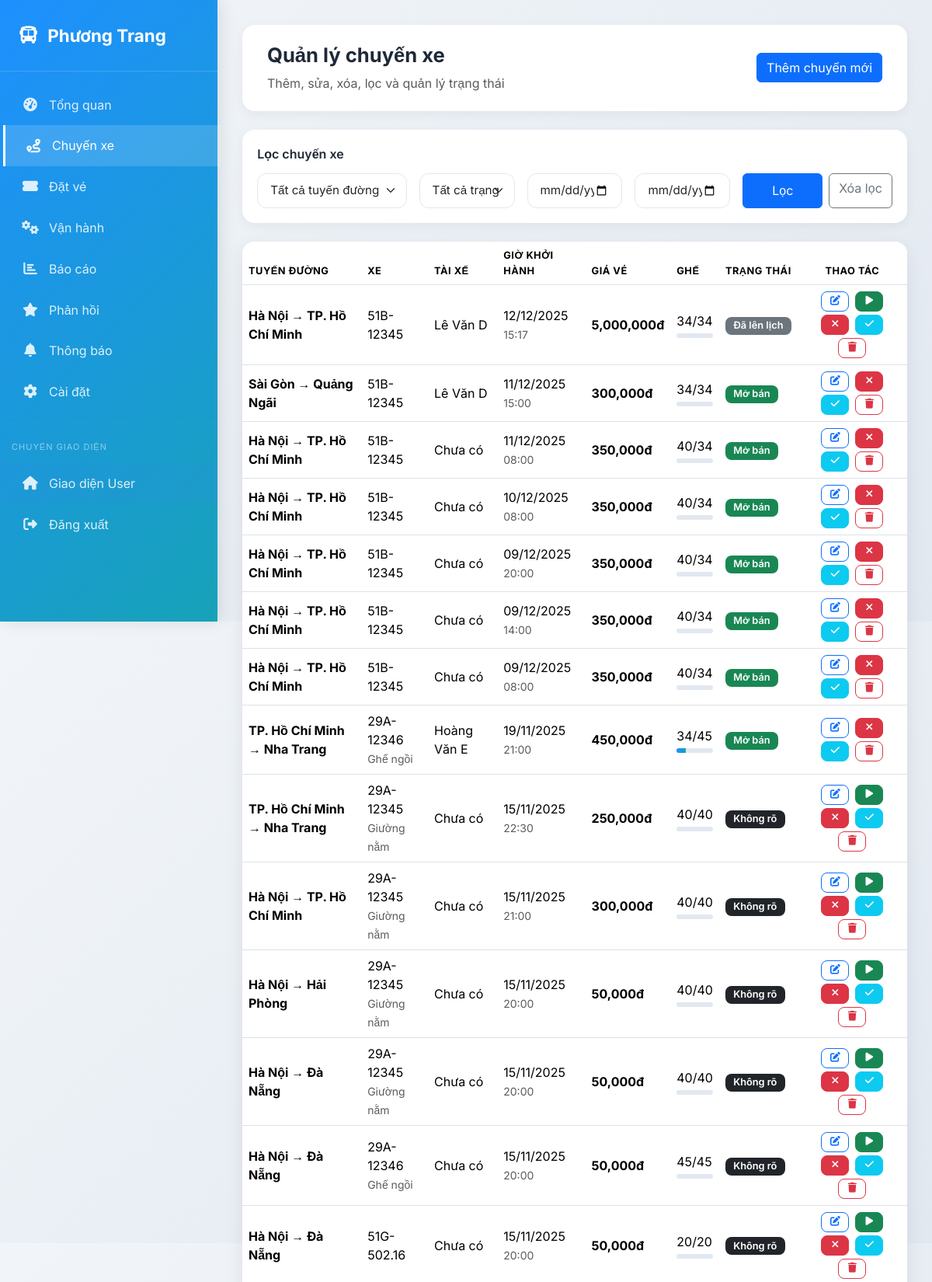
The app's page /partner/trips.php (signed in, upper part) with its own data.
### tables this page shows
CREATE TABLE `trips` (
  `trip_id` int(11) NOT NULL,
  `partner_id` int(11) NOT NULL,
  `route_id` int(11) NOT NULL,
  `vehicle_id` int(11) NOT NULL,
  `driver_id` int(11) DEFAULT NULL,
  `departure_time` datetime NOT NULL,
  `arrival_time` datetime NOT NULL,
  `price` decimal(10,2) NOT NULL,
  `available_seats` int(11) NOT NULL COMMENT 'Số ghế còn trống',
  `status` enum('scheduled','open','completed','cancelled') NOT NULL DEFAULT 'scheduled',
  `created_at` timestamp NOT NULL DEFAULT current_timestamp(),
  `updated_at` timestamp NOT NULL DEFAULT current_timestamp() ON UPDATE current_timestamp()
);

CREATE TABLE `routes` (
  `route_id` int(11) NOT NULL,
  `route_name` varchar(200) NOT NULL DEFAULT '',
  `origin` varchar(100) NOT NULL DEFAULT '',
  `destination` varchar(100) NOT NULL DEFAULT '',
  `distance_km` decimal(10,2) DEFAULT NULL,
  `duration_hours` decimal(5,2) DEFAULT NULL,
  `base_price` decimal(10,2) NOT NULL DEFAULT 0.00,
  `status` enum('active','inactive') DEFAULT 'active',
  `created_at` timestamp NOT NULL DEFAULT current_timestamp(),
  `start_point` varchar(100) NOT NULL,
  `end_point` varchar(100) NOT NULL,
  `description` text DEFAULT NULL
);

CREATE TABLE `vehicles` (
  `vehicle_id` int(11) NOT NULL,
  `partner_id` int(11) NOT NULL,
  `license_plate` varchar(15) NOT NULL,
  `vehicle_type` enum('ghế ngồi','giường nằm','limousine') NOT NULL DEFAULT 'ghế ngồi',
  `type` varchar(100) NOT NULL COMMENT 'Loại xe (giường nằm, ghế ngồi)',
  `total_seats` int(11) NOT NULL,
  `seat_layout` varchar(10) DEFAULT '2-2' COMMENT 'Sơ đồ ghế (VD: 2-2, 2-1)',
  `status` enum('active','maintenance','inactive') DEFAULT 'active',
  `created_at` timestamp NOT NULL DEFAULT current_timestamp()
);

CREATE TABLE `drivers` (
  `driver_id` int(11) NOT NULL,
  `partner_id` int(11) NOT NULL,
  `name` varchar(100) NOT NULL,
  `phone` varchar(15) NOT NULL,
  `license_number` varchar(20) DEFAULT NULL COMMENT 'Số bằng lái',
  `created_at` timestamp NOT NULL DEFAULT current_timestamp()
);

### partner/trips.php (the view, shortened to what this page needs)
<?php
$operator_id = getCurrentOperator();
$database = new Database();
$db = $database->getConnection();
$filter_from = $_GET['from'] ?? '';
$filter_to = $_GET['to'] ?? '';
$sql = "
    SELECT t.*, r.start_point, r.end_point, v.license_plate, v.type AS vehicle_type, v.total_seats, d.name AS driver_name
    FROM trips t
    JOIN routes r ON t.route_id = r.route_id
    JOIN vehicles v ON t.vehicle_id = v.vehicle_id
    LEFT JOIN drivers d ON t.driver_id = d.driver_id
    WHERE t.partner_id = ?
";
$params = [$operator_id];
$sql .= " ORDER BY t.departure_time DESC";
$stmt = $db->prepare($sql);
$stmt->execute($params);
$trips = $stmt->fetchAll(PDO::FETCH_ASSOC);
?>
<!DOCTYPE html>
<html lang="vi">
<head>
  <link href="https://cdn.jsdelivr.net/npm/bootstrap@5.3.3/dist/css/bootstrap.min.css" rel="stylesheet">
  <link href="https://cdnjs.cloudflare.com/ajax/libs/font-awesome/6.5.0/css/all.min.css" rel="stylesheet">
</head>
<body>
  <div class="sidebar">
    <div class="brand">
      <i class="fas fa-bus"></i>
      <span><?= htmlspecialchars($_SESSION['company_name']) ?></span>
    </div>
    <nav class="nav flex-column mt-3">
      <a class="nav-link" href="../partner/dashboard.php"><i class="fas fa-tachometer-alt"></i><span>Tổng quan</span></a>
      <a class="nav-link active" href="../partner/trips.php"><i class="fas fa-route"></i><span>Chuyến xe</span></a>
      <a class="nav-link" href="../partner/tickets.php"><i class="fas fa-ticket-alt"></i><span>Đặt vé</span></a>
      <a class="nav-link" href="../partner/operations.php"><i class="fas fa-cogs"></i><span>Vận hành</span></a>
      <a class="nav-link" href="../partner/reports.php"><i class="fas fa-chart-bar"></i><span>Báo cáo</span></a>
      <a class="nav-link" href="../partner/feedback.php"><i class="fas fa-star"></i><span>Phản hồi</span></a>
      <a class="nav-link" href="../partner/notifications.php"><i class="fas fa-bell"></i><span>Thông báo</span></a>
      <a class="nav-link" href="../partner/settings.php"><i class="fas fa-cog"></i><span>Cài đặt</span></a>
      <hr style="border-color: rgba(255,255,255,0.1); margin: 15px 0;">
      <div style="padding: 0 15px; margin-bottom: 10px;">
        <small style="color: rgba(255,255,255,0.5); font-size: 11px; text-transform: uppercase; letter-spacing: 1px;">Chuyển giao diện</small>
      </div>
      <a class="nav-link" href="../index.php" style="background: rgba(59, 130, 246, 0.1);"><i class="fas fa-home"></i><span>Giao diện User</span></a>
      <a class="nav-link" href="../auth/logout.php"><i class="fas fa-sign-out-alt"></i><span>Đăng xuất</span></a>
    </nav>
  </div>
  <div class="main-content">
    <div class="page-header fade-in-up">
      <div>
        <h1 class="page-title">Quản lý chuyến xe</h1>
        <p class="text-muted mb-0">Thêm, sửa, xóa, lọc và quản lý trạng thái</p>
      </div>
      <button class="btn btn-primary" data-bs-toggle="modal" data-bs-target="#addTripModal">
        Thêm chuyến mới
      </button>
    </div>
    <div class="filter-card fade-in-up">
      <div class="filter-title">Lọc chuyến xe</div>
      <form method="GET" id="filterForm" class="row g-3">
        <div class="col-md-3">
          <select name="route_id" class="form-select">
            <option value="">Tất cả tuyến đường</option>
          </select>
        </div>
        <div class="col-md-2">
          <select name="status" class="form-select">
            <option value="">Tất cả trạng thái</option>
          </select>
        </div>
        <div class="col-md-2">
          <input type="date" name="from" class="form-control" value="<?= htmlspecialchars($filter_from) ?>" placeholder="Từ ngày">
        </div>
        <div class="col-md-2">
          <input type="date" name="to" class="form-control" value="<?= htmlspecialchars($filter_to) ?>" placeholder="Đến ngày">
        </div>
        <div class="col-md-3 d-flex gap-2">
          <button type="submit" class="btn btn-primary flex-fill">
            Lọc
          </button>
          <a href="trips.php" class="btn btn-outline-secondary">
            Xóa lọc
          </a>
        </div>
      </form>
    </div>
    <div class="table-card fade-in-up">
      <div class="table-responsive">
        <table class="table table-hover mb-0 align-middle">
          <thead>
            <tr>
              <th>Tuyến đường</th>
              <th>Xe</th>
              <th>Tài xế</th>
              <th>Giờ khởi hành</th>
              <th>Giá vé</th>
              <th>Ghế</th>
              <th>Trạng thái</th>
              <th class="text-center">Thao tác</th>
            </tr>
          </thead>
          <tbody>
            <?php if ($trips): ?>
              <?php foreach ($trips as $t): ?>
              <tr data-trip-id="<?= $t['trip_id'] ?>">
                <td><div class="fw-bold"><?= htmlspecialchars($t['start_point'] . ' → ' . $t['end_point']) ?></div></td>
                <td><div><?= htmlspecialchars($t['license_plate']) ?></div><small class="text-muted"><?= htmlspecialchars($t['vehicle_type']) ?></small></td>
                <td><?= htmlspecialchars($t['driver_name'] ?? 'Chưa có') ?></td>
                <td><div><?= date('d/m/Y', strtotime($t['departure_time'])) ?></div><small class="text-muted"><?= date('H:i', strtotime($t['departure_time'])) ?></small></td>
                <td><strong><?= number_format($t['price']) ?>đ</strong></td>
                <td>
                  <div><?= $t['available_seats'] . '/' . $t['total_seats'] ?></div>
                  <div class="progress mt-1"><div class="progress-bar" style="width: <?= $t['total_seats'] > 0 ? (($t['total_seats'] - $t['available_seats']) / $t['total_seats'] * 100) : 0 ?>%"></div></div>
                </td>
                <td>
                  <?php
                    $statusMap = [
                      'scheduled' => ['bg-secondary', 'Đã lên lịch'],
                      'open' => ['bg-success', 'Mở bán'],
                      'cancelled' => ['bg-danger', 'Đã hủy'],
                      'completed' => ['bg-info text-dark', 'Hoàn thành']
                    ];
                    $s = $statusMap[$t['status']] ?? ['bg-dark', 'Không rõ'];
                  ?>
                  <span class="badge <?= $s[0] ?>"><?= $s[1] ?></span>
                </td>
                <td class="text-center">
                  <div class="d-flex justify-content-center gap-1 flex-wrap">
                    <button class="btn btn-outline-primary action-btn" onclick="editTrip(<?= $t['trip_id'] ?>)" title="Sửa">
                      <i class="fas fa-edit"></i>
                    </button>
                    <?php if ($t['status'] !== 'open'): ?>
                      <button class="btn btn-success action-btn" onclick="updateStatus(<?= $t['trip_id'] ?>, 'open')" title="Mở bán">
                        <i class="fas fa-play"></i>
                      </button>
                    <?php endif; ?>
                    <?php if ($t['status'] !== 'cancelled'): ?>
                      <button class="btn btn-danger action-btn" onclick="updateStatus(<?= $t['trip_id'] ?>, 'cancelled')" title="Hủy">
                        <i class="fas fa-times"></i>
                      </button>
                    <?php endif; ?>
                    <?php if ($t['status'] !== 'completed'): ?>
                      <button class="btn btn-info action-btn text-white" onclick="updateStatus(<?= $t['trip_id'] ?>, 'completed')" title="Hoàn thành">
                        <i class="fas fa-check"></i>
                      </button>
                    <?php endif; ?>
                    <button class="btn btn-outline-danger action-btn" onclick="deleteTrip(<?= $t['trip_id'] ?>)" title="Xóa">
                      <i class="fas fa-trash"></i>
                    </button>
                  </div>
                </td>
              </tr>
              <?php endforeach; ?>
            <?php else: ?>
              <tr><td colspan="8" class="text-center text-muted py-5">Không tìm thấy chuyến xe nào</td></tr>
            <?php endif; ?>
          </tbody>
        </table>
      </div>
    </div>
  </div>
</body>
</html>

### partner/trips.php (style rules this page uses)
:root { --primary: #1E90FF; --primary-hover: #1873CC; --secondary: #17a2b8; --success: #10b981; --danger: #ef4444; --warning: #f59e0b; --info: #0dcaf0; --dark: #1f2937; --light: #f8fafc; --gray: #94a3b8; --border: #e2e8f0; }
* { font-family: 'Inter', sans-serif; }
body { background: linear-gradient(135deg, #f1f5f9 0%, #e2e8f0 100%); min-height: 100vh; }
.sidebar { position: fixed; top: 0; left: 0; width: 280px; height: 100vh; background: linear-gradient(135deg, var(--primary) 0%, var(--secondary) 100%); color: white; z-index: 1000; box-shadow: 4px 0 20px rgba(0,0,0,0.1); }
.brand { padding: 1.8rem 1.5rem; font-weight: 700; font-size: 1.4rem; border-bottom: 1px solid rgba(255,255,255,0.15); display: flex; align-items: center; gap: 12px; }
.nav-link { color: rgba(255,255,255,0.85); padding: 0.9rem 1.5rem; display: flex; align-items: center; gap: 12px; transition: all 0.25s ease; border-left: 3px solid transparent; }
.nav-link:hover, .nav-link.active { background: rgba(255,255,255,0.15); color: white; border-left-color: white; transform: translateX(4px); }
.nav-link i { font-size: 1.1rem; width: 24px; text-align: center; }
.main-content { margin-left: 280px; padding: 2rem; }
.page-header { background: white; padding: 1.5rem 2rem; border-radius: 16px; box-shadow: 0 4px 15px rgba(0,0,0,0.05); margin-bottom: 1.5rem; display: flex; justify-content: space-between; align-items: center; flex-wrap: wrap; gap: 1rem; }
.page-title { font-weight: 700; color: var(--dark); font-size: 1.6rem; display: flex; align-items: center; gap: 10px; }
.filter-card { background: white; border-radius: 16px; box-shadow: 0 4px 15px rgba(0,0,0,0.05); padding: 1.2rem; margin-bottom: 1.5rem; }
.filter-title { font-weight: 600; color: var(--dark); margin-bottom: 0.8rem; font-size: 1rem; }
.table-card { background: white; border-radius: 16px; box-shadow: 0 8px 25px rgba(0,0,0,0.08); overflow: hidden; }
.table thead { background: #f8fafc; font-weight: 600; text-transform: uppercase; font-size: 0.8rem; letter-spacing: 0.5px; color: #64748b; }
.table tbody tr { transition: all 0.2s; }
.badge { font-weight: 600; padding: 0.4em 0.8em; border-radius: 8px; font-size: 0.8rem; }
.progress { height: 6px; background: #e2e8f0; border-radius: 3px; }
.progress-bar { background: linear-gradient(90deg, var(--primary), var(--secondary)); }
.action-btn { padding: 0.35rem 0.65rem; font-size: 0.8rem; border-radius: 8px; margin: 0 2px; min-width: 36px; display: inline-flex; align-items: center; justify-content: center; gap: 4px; transition: all 0.2s ease; }
.form-control, .form-select { border-radius: 12px; border: 1.5px solid var(--border); padding: 0.65rem 1rem; font-size: 0.95rem; }
.fade-in-up { animation: fadeInUp 0.6s ease-out; }

### records on screen
trips: route.end_point "Hà Nội → TP. Hồ Chí Minh", vehicle.license_plate "51B-12345", driver.name "Lê Văn D", departure_time "12/12/2025", departure_time "15:17", price "5,000,000", available_seats "34", vehicle.total_seats "34", status "Đã lên lịch"
trips: route.end_point "Sài Gòn → Quảng Ngãi", vehicle.license_plate "51B-12345", driver.name "Lê Văn D", departure_time "11/12/2025", departure_time "15:00", price "300,000", available_seats "34", vehicle.total_seats "34", status "Mở bán"
trips: route.end_point "Hà Nội → TP. Hồ Chí Minh", vehicle.license_plate "51B-12345", driver_name "Chưa có", departure_time "11/12/2025", departure_time "08:00", price "350,000", available_seats "40", vehicle.total_seats "34", status "Mở bán"
trips: route.end_point "Hà Nội → TP. Hồ Chí Minh", vehicle.license_plate "51B-12345", driver_name "Chưa có", departure_time "10/12/2025", departure_time "08:00", price "350,000", available_seats "40", vehicle.total_seats "34", status "Mở bán"
trips: route.end_point "Hà Nội → TP. Hồ Chí Minh", vehicle.license_plate "51B-12345", driver_name "Chưa có", departure_time "09/12/2025", departure_time "20:00", price "350,000", available_seats "40", vehicle.total_seats "34", status "Mở bán"
trips: route.end_point "Hà Nội → TP. Hồ Chí Minh", vehicle.license_plate "51B-12345", driver_name "Chưa có", departure_time "09/12/2025", departure_time "14:00", price "350,000", available_seats "40", vehicle.total_seats "34", status "Mở bán"
trips: route.end_point "Hà Nội → TP. Hồ Chí Minh", vehicle.license_plate "51B-12345", driver_name "Chưa có", departure_time "09/12/2025", departure_time "08:00", price "350,000", available_seats "40", vehicle.total_seats "34", status "Mở bán"
trips: route.end_point "TP. Hồ Chí Minh → Nha Trang", vehicle.license_plate "29A-12346", vehicle.type "Ghế ngồi", driver.name "Hoàng Văn E", departure_time "19/11/2025", departure_time "21:00", price "450,000", available_seats "34", vehicle.total_seats "45", status "Mở bán"
trips: route.end_point "TP. Hồ Chí Minh → Nha Trang", vehicle.license_plate "29A-12345", vehicle.type "Giường nằm", driver_name "Chưa có", departure_time "15/11/2025", departure_time "22:30", price "250,000", available_seats "40", vehicle.total_seats "40", status "Không rõ"
trips: route.end_point "Hà Nội → TP. Hồ Chí Minh", vehicle.license_plate "29A-12345", vehicle.type "Giường nằm", driver_name "Chưa có", departure_time "15/11/2025", departure_time "21:00", price "300,000", available_seats "40", vehicle.total_seats "40", status "Không rõ"
trips: route.end_point "Hà Nội → Hải Phòng", vehicle.license_plate "29A-12345", vehicle.type "Giường nằm", driver_name "Chưa có", departure_time "15/11/2025", departure_time "20:00", price "50,000", available_seats "40", vehicle.total_seats "40", status "Không rõ"
trips: route.end_point "Hà Nội → Đà Nẵng", vehicle.license_plate "29A-12345", vehicle.type "Giường nằm", driver_name "Chưa có", departure_time "15/11/2025", departure_time "20:00", price "50,000", available_seats "40", vehicle.total_seats "40", status "Không rõ"
trips: route.end_point "Hà Nội → Đà Nẵng", vehicle.license_plate "29A-12346", vehicle.type "Ghế ngồi", driver_name "Chưa có", departure_time "15/11/2025", departure_time "20:00", price "50,000", available_seats "45", vehicle.total_seats "45", status "Không rõ"
trips: route.end_point "Hà Nội → Đà Nẵng", vehicle.license_plate "51G-502.16", driver_name "Chưa có", departure_time "15/11/2025", departure_time "20:00", price "50,000", available_seats "20", vehicle.total_seats "20", status "Không rõ"

### other values on screen
$_SESSION['company_name'] "Phương Trang"
